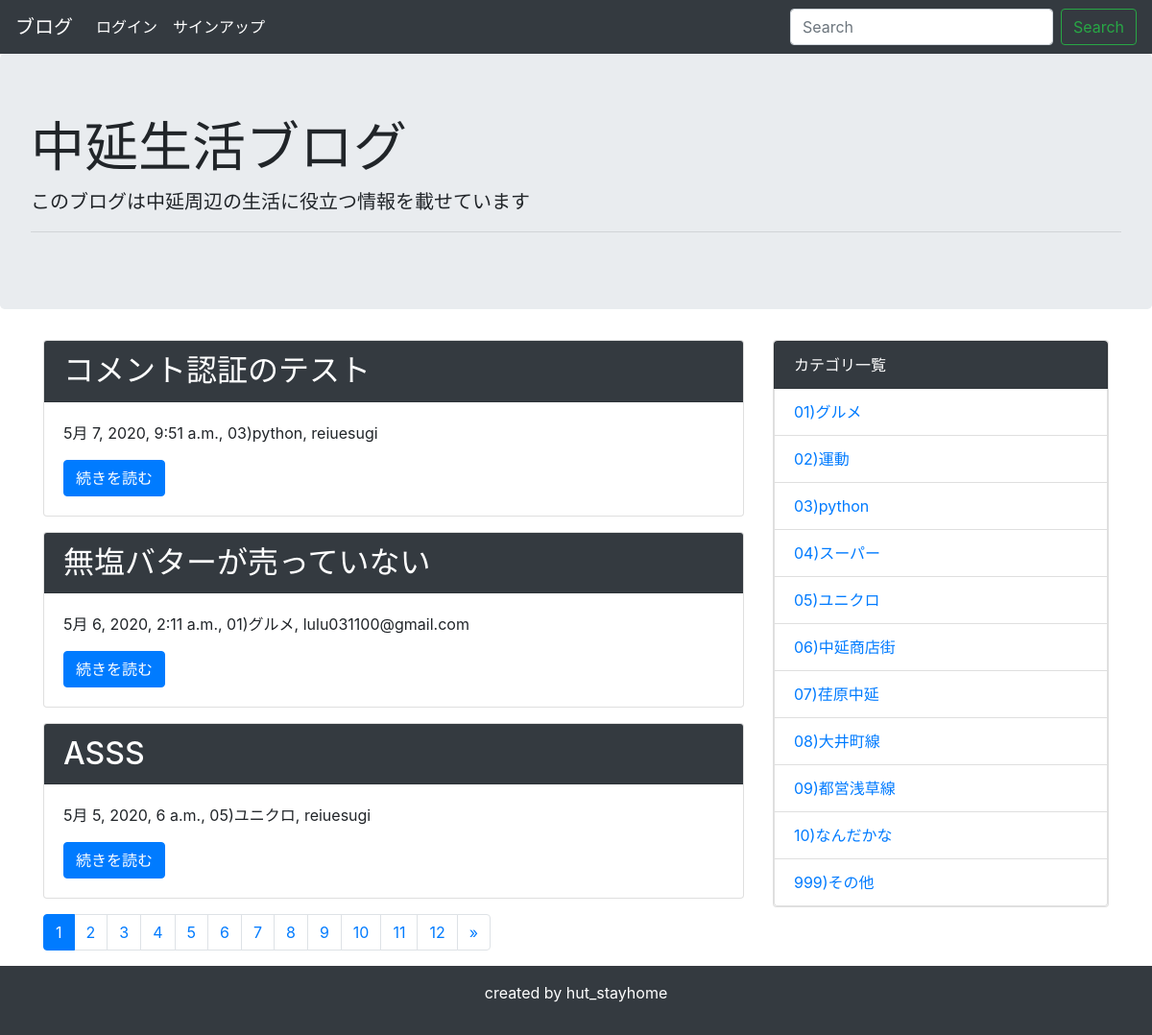
The page / on the database its author committed.
### blog/models.py (models this page shows, shortened)
class Post(models.Model):
    title = models.CharField('タイトル', max_length=100)
    text = models.TextField('本文')
    image = models.ImageField(upload_to='',blank=True, null=True)
    created_at = models.DateTimeField('作成日',default=timezone.now)
    created_user = models.ForeignKey(User, verbose_name = '登録ユーザー', blank=True, null=True, on_delete = models.PROTECT
    )
    category = models.ForeignKey(
        Category, verbose_name = 'カテゴリ', on_delete = models.PROTECT
    )
    like_num = models.IntegerField(default=0)

class Category(models.Model):
    name = models.CharField('カテゴリー名', max_length=200)
    created_at = models.DateTimeField('作成日',default=timezone.now)
    class Meta:
        ordering = ['name']
    def __str__(self):
        return self.name

### blog/views.py (the view)
# urls.py: path('', views.IndexView.as_view(), name='index'),
class IndexView(generic.ListView):
    template_name = 'blog/post_list.html'
    model = Post
    paginate_by = 3 # 追加
    def get_queryset(self):
        queryset = Post.objects.order_by('-created_at')
        keyword = self.request.GET.get('keyword')
        if keyword:
            queryset = queryset.filter(
                Q(title__icontains=keyword) | Q(text__icontains=keyword)
            )
        return queryset

### blog/context_processors.py (called while the page is built)
def common(request):
    context = {
        'category_list':Category.objects.all(),
    }
    return context

### blog/templatetags/mytag.py (called while the page is built)
@register.simple_tag
def url_replace(request, field, value):
    url_dict = request.GET.copy()
    url_dict[field] = value
    return url_dict.urlencode()

### blog/templates/blog/post_list.html
{% extends 'blog/base.html' %}
{% block content %}
{% for post in post_list %}
<div class="card mb-3">
    <h2 class="card-header bg-dark text-white">{{ post.title }}</h2>
    <div class="card-body">
      <p>{{ post.created_at }}, {{ post.category }}, {{ post.created_user }}</p>
      <a href="{% url 'blog:detail' post.pk %}" class="btn btn-primary">続きを読む</a>
    </div>
</div>
{% endfor %}
{% include 'blog/pagination.html' %}
{% endblock %}

### blog/templates/blog/snippets/sidebar.html
<div class="card mb-3">
    <ul class="list-group">
      <li class="list-group-item bg-dark text-white">カテゴリ一覧</li>
      {% for category in category_list %}
      <li class="list-group-item"><a href="{% url 'blog:category' category.pk %}">{{ category }}</a></li>
      {% endfor %}
    </ul>
</div>

### rows shown on the page
Post: title "コメント認証のテスト", created_at "5月 7, 2020, 9:51 a.m.", category "03)python", created_user "reiuesugi"
Post: title "無塩バターが売っていない", created_at "5月 6, 2020, 2:11 a.m.", category "01)グルメ", created_user "lulu031100@gmail.com"
Post: title "ASSS", created_at "5月 5, 2020, 6 a.m.", category "05)ユニクロ", created_user "reiuesugi"
Category: name "01)グルメ"
Category: name "02)運動"
Category: name "03)python"
Category: name "04)スーパー"
Category: name "05)ユニクロ"
Category: name "06)中延商店街"
Category: name "07)荏原中延"
Category: name "08)大井町線"
Category: name "09)都営浅草線"
Category: name "10)なんだかな"
Category: name "999)その他"

### other values the page prints
{{ link_page }} "1"
{{ link_page }} "2" "3" "4" "5" "6" "7" "8" "9" "10" "11" "12"
